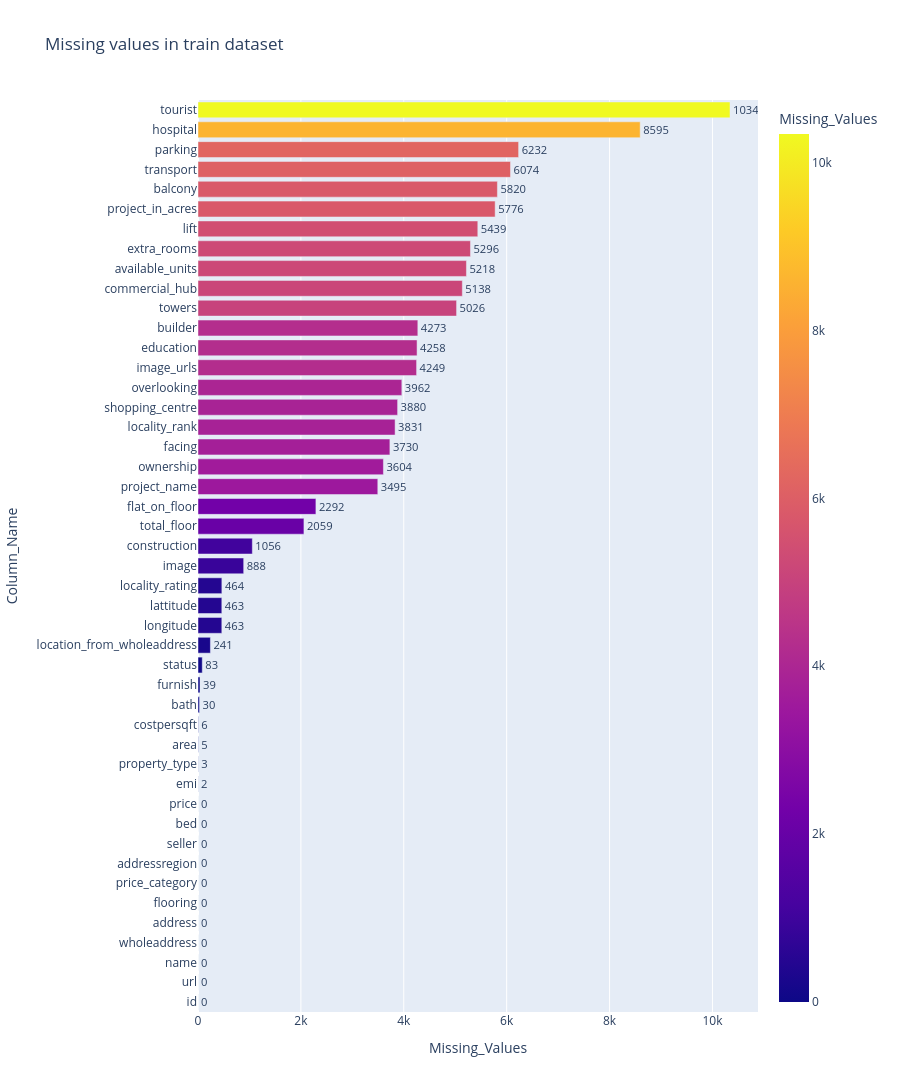

This figure's notebook cell:
### Code cell
fig = px.bar(temp_df.sort_values(by='Missing_Values'),x='Missing_Values',y='Column_Name',
             orientation='h',height=1500,width=900,color='Missing_Values',text='Missing_Values',title='Missing values in train dataset')
fig.update_traces(textposition='outside')
fig.show()

### Figure 1 — Plotly figure (JSON) as saved in the notebook; plotly's stock layout.template omitted (floating-point values rounded to 4 significant figures)
{"data": [{"alignmentgroup": "True", "hovertemplate": "Missing_Values=%{marker.color}<br>Column_Name=%{y}<extra></extra>", "legendgroup": "", "marker": {"color": [0, 0, 0, 0, 0, 0, 0, 0, 0, 0, 0, 2, 3, 5, 6, 30, 39, 83, 241, 463, 463, 464, 888, 1056, 2059, 2292, 3495, 3604, 3730, 3831, 3880, 3962, 4249, 4258, 4273, 5026, 5138, 5218, 5296, 5439, 5776, 5820, 6074, 6232, 8595, 10341], "coloraxis": "coloraxis", "pattern": {"shape": ""}}, "name": "", "offsetgroup": "", "orientation": "h", "showlegend": false, "text": [0, 0, 0, 0, 0, 0, 0, 0, 0, 0, 0, 2, 3, 5, 6, 30, 39, 83, 241, 463, 463, 464, 888, 1056, 2059, 2292, 3495, 3604, 3730, 3831, 3880, 3962, 4249, 4258, 4273, 5026, 5138, 5218, 5296, 5439, 5776, 5820, 6074, 6232, 8595, 10341], "textposition": "outside", "type": "bar", "x": [0, 0, 0, 0, 0, 0, 0, 0, 0, 0, 0, 2, 3, 5, 6, 30, 39, 83, 241, 463, 463, 464, 888, 1056, 2059, 2292, 3495, 3604, 3730, 3831, 3880, 3962, 4249, 4258, 4273, 5026, 5138, 5218, 5296, 5439, 5776, 5820, 6074, 6232, 8595, 10341], "xaxis": "x", "y": ["id", "url", "name", "wholeaddress", "address", "flooring", "price_category", "addressregion", "seller", "bed", "price", "emi", "property_type", "area", "costpersqft", "bath", "furnish", "status", "location_from_wholeaddress", "longitude", "lattitude", "locality_rating", "image", "construction", "total_floor", "flat_on_floor", "project_name", "ownership", "facing", "locality_rank", "shopping_centre", "overlooking", "image_urls", "education", "builder", "towers", "commercial_hub", "available_units", "extra_rooms", "lift", "project_in_acres", "balcony", "transport", "parking", "hospital", "tourist"], "yaxis": "y"}], "layout": {"barmode": "relative", "coloraxis": {"colorbar": {"title": {"text": "Missing_Values"}}, "colorscale": [[0, "#0d0887"], [0.1111, "#46039f"], [0.2222, "#7201a8"], [0.3333, "#9c179e"], [0.4444, "#bd3786"], [0.5556, "#d8576b"], [0.6667, "#ed7953"], [0.7778, "#fb9f3a"], [0.8889, "#fdca26"], [1, "#f0f921"]]}, "height": 1500, "legend": {"tracegroupgap": 0}, "title": {"text": "Missing values in train dataset"}, "width": 900, "xaxis": {"anchor": "y", "autorange": true, "domain": [0, 1], "range": [0, 10890.0], "title": {"text": "Missing_Values"}, "type": "linear"}, "yaxis": {"anchor": "x", "autorange": true, "domain": [0, 1], "range": [-0.5, 45.5], "title": {"text": "Column_Name"}, "type": "category"}}}
